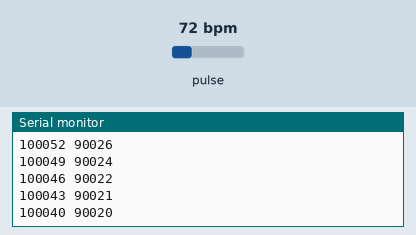
Simulated run of this sketch. Board: Arduino Uno, built with avr-gcc and run on an emulated ATmega328P. Shown: the last lines printed to the serial monitor. Inputs (shaded band) come from the test bench; at power-on: pulse 72 bpm.

Above: at 1.4 s.
1.5 s: pulse set to 42 bpm
At 2.1 s:
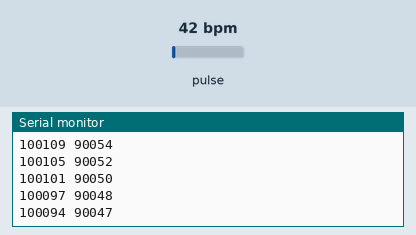
3.0 s: pulse set to 70 bpm
At 3.9 s:
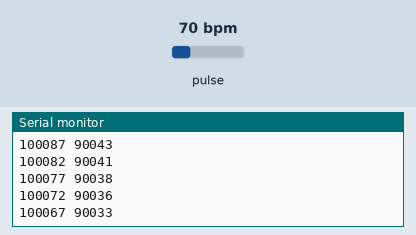
Timing chart, 0 to 6.0 s (numbered marks = the images above; inputs shaded):
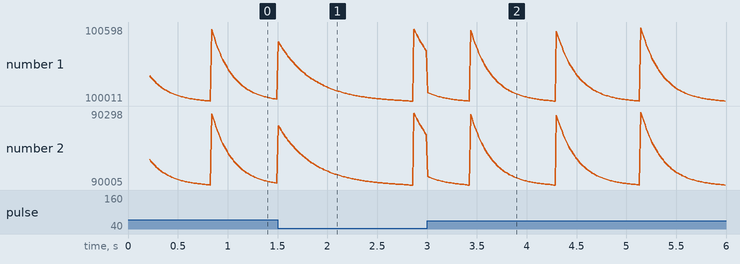

The sketch:

SpO2.ino
```cpp
//Brendan Li
//Getting data from a MAX30105 sensor

#include <Wire.h>
#include "MAX30105.h"

MAX30105 particleSensor; // initialize MAX30102 with I2C

void setup()
{
  Serial.begin(115200);
  while(!Serial); //We must wait for Teensy to come online
  delay(100);
  Serial.println("");
  Serial.println("MAX30102");
  Serial.println("");
  delay(100);
  // Initialize sensor
  if (particleSensor.begin(Wire, I2C_SPEED_FAST) == false) //Use default I2C port, 400kHz speed
  {
    Serial.println("MAX30105 was not found. Please check wiring/power. ");
    while (1);
  }
  byte ledBrightness = 60; //Options: 0=Off to 255=50mA
  byte sampleAverage = 2; //Options: 1, 2, 4, 8, 16, 32
  byte ledMode = 2; //Options: 1 = Red only, 2 = Red + IR, 3 = Red + IR + Green
  byte sampleRate = 400; //Options: 50, 100, 200, 400, 800, 1000, 1600, 3200
  int pulseWidth = 69; //Options: 69, 118, 215, 411
  int adcRange = 4096; //Options: 2048, 4096, 8192, 16384

  particleSensor.setup(ledBrightness, sampleAverage, ledMode, sampleRate, pulseWidth, adcRange); //Configure sensor with these settings
}

void loop() {
  particleSensor.check(); //Check the sensor
  while (particleSensor.available()) {
      // read stored IR
      Serial.print(particleSensor.getFIFOIR());
      Serial.print(" ");
      // read stored red
      Serial.println(particleSensor.getFIFORed());
      // read next set of samples
      particleSensor.nextSample();
  }
}
```

Measured:
- after the input at 1.5 s, the serial monitor: prints a new line at once (image 1)
- plotted number 1: 100025 → 100409 after the input at 1.5 s
- plotted number 2: 90012 → 90204 after the input at 1.5 s
